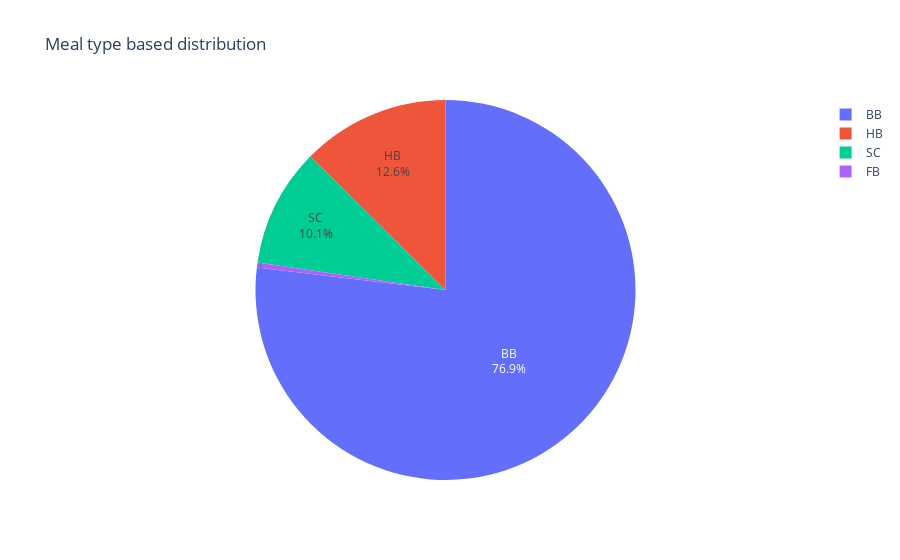

Write notebook code for a chart like this one.
### Code cell
fig= px.pie(meal_c, names="Meal", values="count", title = "Meal type based distribution")
fig.update_traces(textposition='inside', textinfo= 'percent+label')
fig.show()

### Figure 1 — Plotly figure (JSON) as saved in the notebook; plotly's stock layout.template omitted (floating-point values rounded to 4 significant figures)
{"data": [{"domain": {"x": [0, 1], "y": [0, 1]}, "hovertemplate": "Meal=%{label}<br>count=%{value}<extra></extra>", "labels": ["BB", "FB", "HB", "SC"], "legendgroup": "", "name": "", "showlegend": true, "textinfo": "percent+label", "textposition": "inside", "type": "pie", "values": [57800, 320, 9479, 7567]}], "layout": {"legend": {"tracegroupgap": 0}, "title": {"text": "Meal type based distribution"}}}
